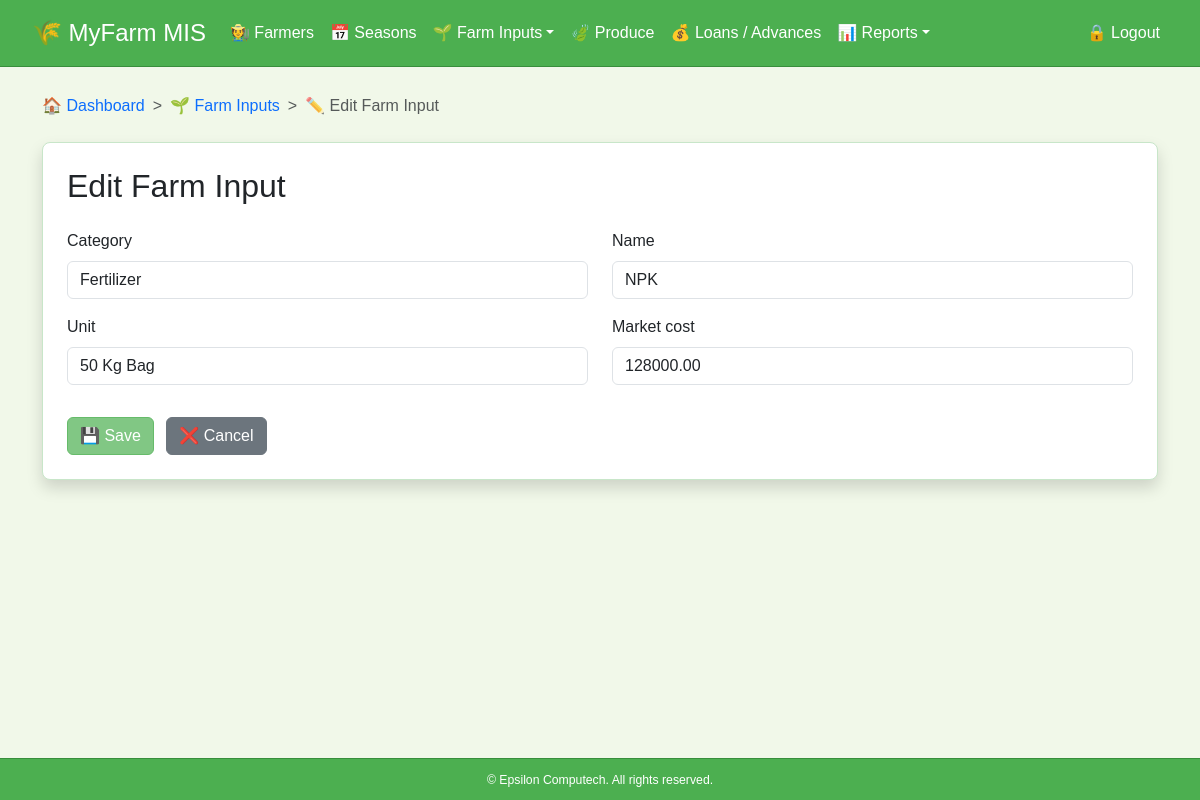
The app's page /inputs/1/edit/, older data.
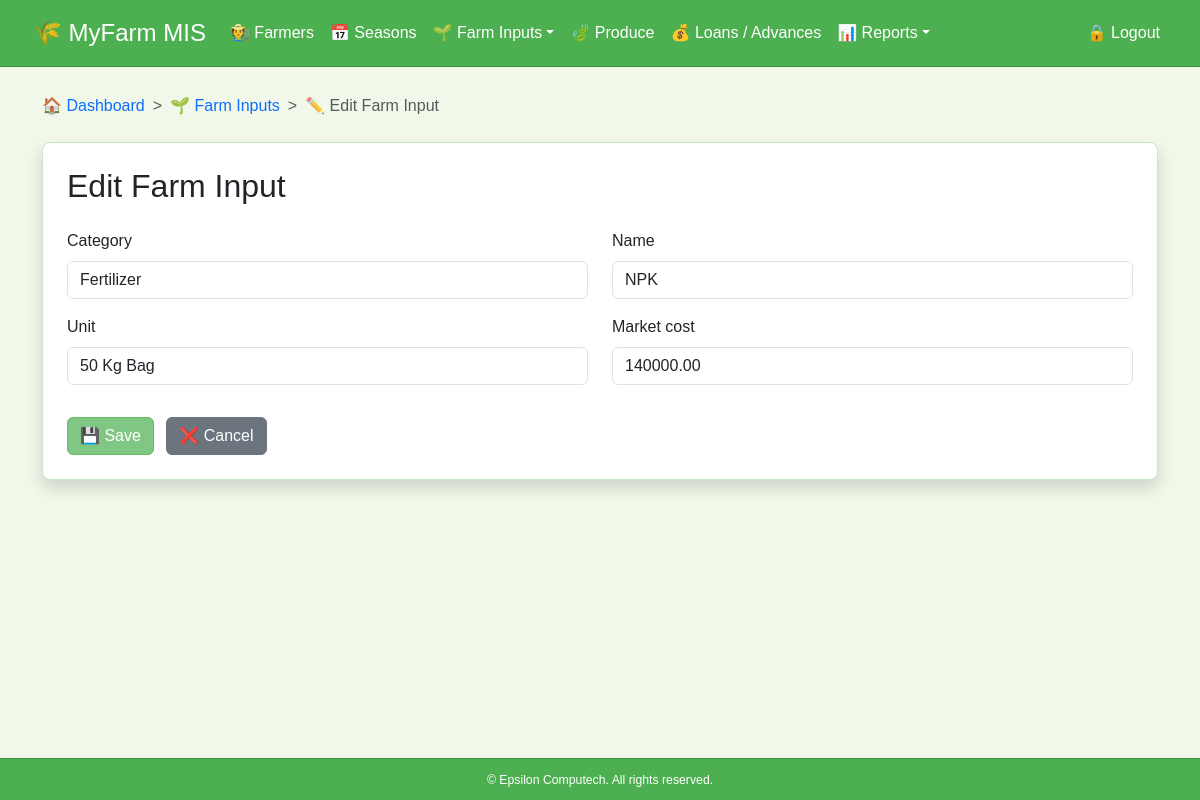
The same page, newer data.
### farmers/models.py (models this page shows, shortened)
class FarmInput(models.Model):
    category = models.ForeignKey(InputCategory, on_delete=models.CASCADE)
    name = models.CharField(max_length=100)
    unit = models.CharField(max_length=20)  # Kg, Bag, MWK
    market_cost = models.DecimalField(max_digits=12, decimal_places=2)

### farmers/views.py (the view)
# urls.py: path('inputs/<int:pk>/edit/', views.farminput_update, name='farminput_update'),
def farminput_update(request, pk):
    input_obj = get_object_or_404(FarmInput, pk=pk)
    form = FarmInputForm(request.POST or None, instance=input_obj)
    breadcrumbs = [
        {'url': 'dashboard', 'name': 'Dashboard', 'icon': '🏠'},
        {'url': 'farminput_list', 'name': 'Farm Inputs', 'icon': '🌱'},
        {'url': None, 'name': 'Edit Farm Input', 'icon': '✏️'},
    ]
    if form.is_valid():
        input_obj = form.save()
        messages.success(request, f"Farm Input '{input_obj.name}' updated successfully!")
        return redirect('farminput_list')
    return render(request, 'farminput/form.html', {'form': form, 'title': 'Edit Farm Input', 'breadcrumbs': breadcrumbs})

### farmers/forms.py
class FarmInputForm(forms.ModelForm):
    class Meta:
        model = FarmInput
        fields = '__all__'

### farmers/context_processors.py (called while the page is built)
def season_context(request):
    season_id = request.GET.get("season")
    selected_season = None
    if season_id:
        selected_season = Season.objects.filter(id=season_id).first()
    if not selected_season:
        selected_season = Season.objects.order_by('-year').first()
    seasons = Season.objects.order_by('-year')
    return {
        "seasons": seasons,
        "selected_season": selected_season
    }

### farmers/models.py (called while the page is built)
    def __str__(self):
        return self.name

### farmers/templates/farminput/form.html (shortened to what this page needs)
{% extends "base.html" %}
{% load widget_tweaks %}
{% block content %}
<div class="card shadow p-4 mt-4">
    <h2 class="mb-4">{{ title }}</h2>
    <form method="post">
        <div class="row">
            {% for field in form %}
                <div class="mb-3 col-md-6">
                    <label for="{{ field.id_for_label }}" class="form-label">{{ field.label }}</label>
                    {{ field|add_class:"form-control" }}
                </div>
            {% endfor %}
        </div>
        <div class="mt-3">
            <button type="submit" class="btn btn-success me-2">💾 Save</button>
            <a href="{% url 'farminput_list' %}" class="btn btn-secondary">❌ Cancel</a>
        </div>
    </form>
</div>
{% endblock %}

Row changes from the older to the newer data that the page shows:
changed FarmInput "Fertilizer": market_cost "128000.00" → "140000.00"
